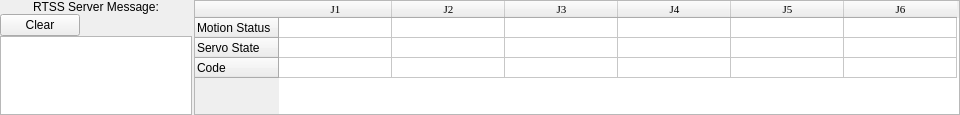
             <widget class="QWidget" name="layout_system_message">
              <property name="geometry">
               <rect>
                <x>0</x>
                <y>0</y>
                <width>960</width>
                <height>115</height>
               </rect>
              </property>
              <layout class="QHBoxLayout" name="horizontalLayout_34" stretch="5,20">
               <property name="spacing">
                <number>2</number>
               </property>
               <property name="leftMargin">
                <number>0</number>
               </property>
               <property name="topMargin">
                <number>0</number>
               </property>
               <property name="rightMargin">
                <number>0</number>
               </property>
               <property name="bottomMargin">
                <number>0</number>
               </property>
               <item>
                <layout class="QVBoxLayout" name="verticalLayout_54" stretch="2,2,20">
                 <property name="spacing">
                  <number>0</number>
                 </property>
                 <item>
                  <widget class="QLabel" name="label_90">
                   <property name="text">
                    <string>RTSS Server Message:</string>
                   </property>
                   <property name="alignment">
                    <set>Qt::AlignCenter</set>
                   </property>
                  </widget>
                 </item>
                 <item>
                  <layout class="QHBoxLayout" name="horizontalLayout_38">
                   <item>
                    <widget class="QPushButton" name="pushButton_3">
                     <property name="text">
                      <string>Clear</string>
                     </property>
                    </widget>
                   </item>
                   <item>
                    <spacer name="horizontalSpacer_30">
                     <property name="orientation">
                      <enum>Qt::Horizontal</enum>
                     </property>
                     <property name="sizeHint" stdset="0">
                      <size>
                       <width>40</width>
                       <height>20</height>
                      </size>
                     </property>
                    </spacer>
                   </item>
                  </layout>
                 </item>
                 <item>
                  <widget class="QTextBrowser" name="rtss_message"/>
                 </item>
                </layout>
               </item>
               <item>
                <widget class="QTableWidget" name="tb_rc_state_message">
                 <attribute name="horizontalHeaderCascadingSectionResizes">
                  <bool>false</bool>
                 </attribute>
                 <attribute name="horizontalHeaderDefaultSectionSize">
                  <number>113</number>
                 </attribute>
                 <attribute name="horizontalHeaderHighlightSections">
                  <bool>true</bool>
                 </attribute>
                 <attribute name="verticalHeaderMinimumSectionSize">
                  <number>11</number>
                 </attribute>
                 <attribute name="verticalHeaderDefaultSectionSize">
                  <number>20</number>
                 </attribute>
                 <row>
                  <property name="text">
                   <string>Motion Status</string>
                  </property>
                 </row>
                 <row>
                  <property name="text">
                   <string>Servo State</string>
                  </property>
                 </row>
                 <row>
                  <property name="text">
                   <string>Code</string>
                  </property>
                 </row>
                 <column>
                  <property name="text">
                   <string>J1</string>
                  </property>
                  <property name="font">
                   <font>
                    <family>Times New Roman</family>
                    <pointsize>8</pointsize>
                   </font>
                  </property>
                 </column>
                 <column>
                  <property name="text">
                   <string>J2</string>
                  </property>
                  <property name="font">
                   <font>
                    <family>Times New Roman</family>
                    <pointsize>8</pointsize>
                   </font>
                  </property>
                 </column>
                 <column>
                  <property name="text">
                   <string>J3</string>
                  </property>
                  <property name="font">
                   <font>
                    <family>Times New Roman</family>
                    <pointsize>8</pointsize>
                   </font>
                  </property>
                 </column>
                 <column>
                  <property name="text">
                   <string>J4</string>
                  </property>
                  <property name="font">
                   <font>
                    <family>Times New Roman</family>
                    <pointsize>8</pointsize>
                   </font>
                  </property>
                 </column>
                 <column>
                  <property name="text">
                   <string>J5</string>
                  </property>
                  <property name="font">
                   <font>
                    <family>Times New Roman</family>
                    <pointsize>8</pointsize>
                   </font>
                  </property>
                 </column>
                 <column>
                  <property name="text">
                   <string>J6</string>
                  </property>
                  <property name="font">
                   <font>
                    <family>Times New Roman</family>
                    <pointsize>8</pointsize>
                   </font>
                  </property>
                 </column>
                 <item row="0" column="0">
                  <property name="text">
                   <string/>
                  </property>
                 </item>
                 <item row="0" column="1">
                  <property name="text">
                   <string/>
                  </property>
                 </item>
                 <item row="0" column="2">
                  <property name="text">
                   <string/>
                  </property>
                 </item>
                 <item row="0" column="3">
                  <property name="text">
                   <string/>
                  </property>
                 </item>
                 <item row="1" column="0">
                  <property name="text">
                   <string/>
                  </property>
                 </item>
                 <item row="1" column="1">
                  <property name="text">
                   <string/>
                  </property>
                 </item>
                 <item row="2" column="0">
                  <property name="text">
                   <string/>
                  </property>
                 </item>
                 <item row="2" column="1">
                  <property name="text">
                   <string/>
                  </property>
                 </item>
                </widget>
               </item>
              </layout>
             </widget>
